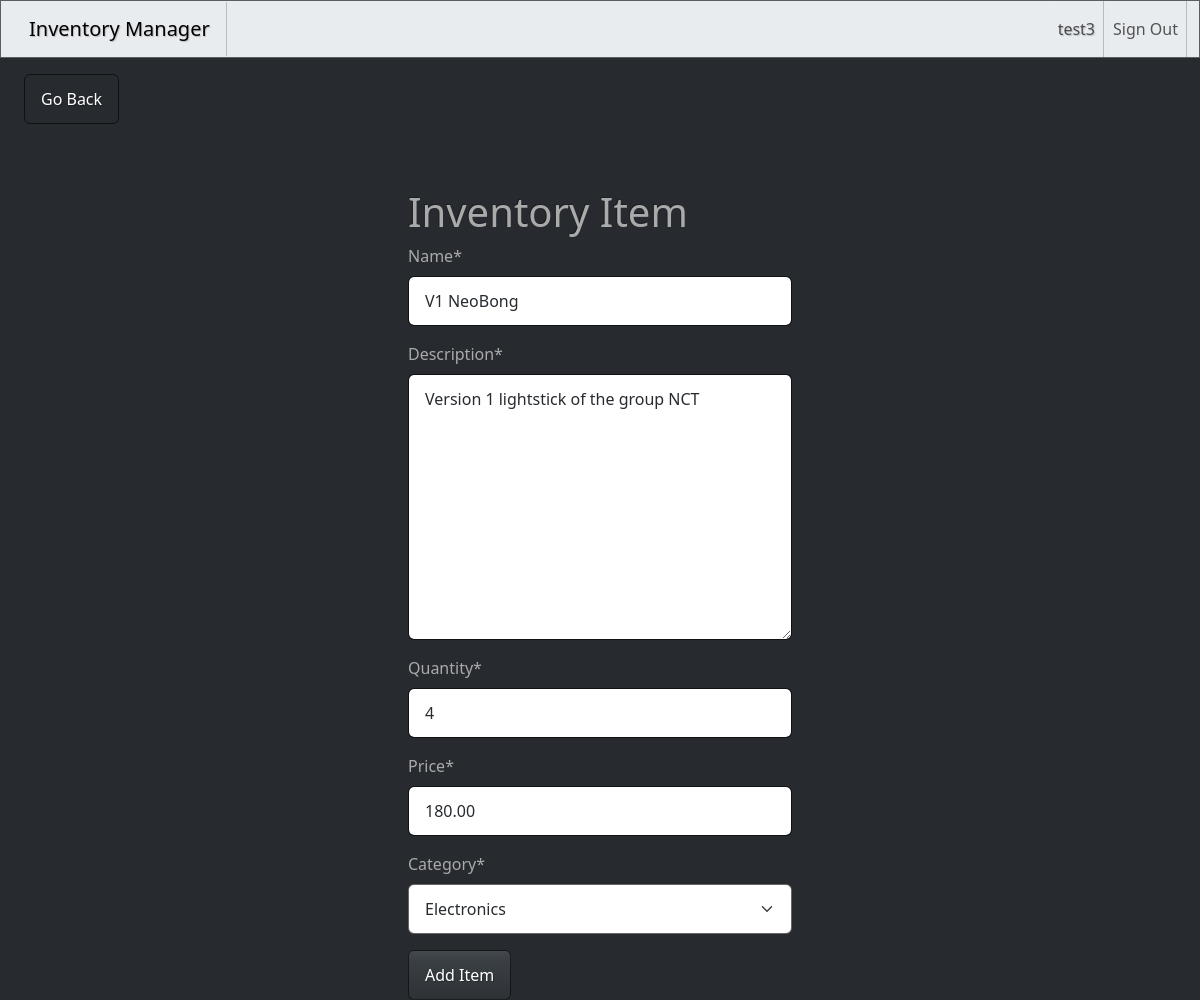
The app's page /edit-item/1/ (signed in) with its own data.
### inventory/models.py (models this page shows, shortened)
class InventoryItem(models.Model):
    name = models.CharField(max_length=200)
    description = models.TextField()
    quantity = models.IntegerField()
    price = models.DecimalField(max_digits=10, decimal_places=2, default=0.00)
    category = models.ForeignKey(
        'Category',  # References the Category model
        on_delete=models.SET_NULL,  # Sets category to NULL if the category is deleted
        blank=True,  # Allows this field to be blank
        null=True    # Allows this field to store NULL in the database
    )
    date_created = models.DateTimeField(auto_now_add=True)
    user = models.ForeignKey(
        User,  # References the built-in User model
        on_delete=models.CASCADE  # Deletes the inventory item if the user is deleted
    )

class Category(models.Model):
    name = models.CharField(max_length=200)
    class Meta:
        verbose_name_plural = 'categories'  # Displays "categories" in plural form in the admin panel
    def __str__(self):
        return self.name

### inventory/views.py (the view)
# urls.py: path('edit-item/<int:pk>/', EditItem.as_view(), name='edit-item'),
class EditItem(LoginRequiredMixin, UpdateView):
    model = InventoryItem  # Specify the model to be updated
    form_class = InventoryItemForm  # Use the inventory item form
    template_name = 'inventory/item_form.html'  # Template for editing an item
    success_url = reverse_lazy('dashboard')  # Redirect to dashboard after editing an item

### inventory/forms.py
class InventoryItemForm(forms.ModelForm):
    category = forms.ModelChoiceField(queryset=Category.objects.all(), initial=0)
    class Meta:
        model = InventoryItem
        fields = ['name', 'description', 'quantity', 'price', 'category']

### inventory/templates/inventory/item_form.html (shortened to what this page needs)
{% extends 'inventory/base.html' %}
{% load crispy_forms_tags %}
{% block content %}
	<a href="{% url 'dashboard' %}" class="btn btn-outline-primary my-3 mx-4">Go Back</a>
	<div class="row">
		<div class="col-11 col-md-4 mx-auto mt-5">
			<h1>Inventory Item</h1>
			<form method="POST">
				{{ form|crispy }}
				<div class="mt-3">
					<button class="btn btn-primary">Add Item</button>
				</div>
			</form>
		</div>
	</div>
{% endblock content %}

### inventory/templates/inventory/navigation.html (shortened to what this page needs)
<nav class="navbar navbar-expand-lg bg-light">
	<div class="container-fluid">
		<a class="navbar-brand" href="{% url 'index' %}"> Inventory Manager </a>
		<div class="collapse navbar-collapse justify-content-end" id="navbarNav">
			<ul class="navbar-nav">
				{% if user.is_authenticated %}
					<li class="nav-item">
						<a class="nav-link" href="#">{{ user.username }}</a>
					</li>
					<li class="nav-item">
						<form method="post" action="{% url 'logout' %}">
							<button class="nav-link" type="submit">Sign Out</button>
						</form>
					</li>
				{% endif %}
			</ul>
		</div>
	</div>
</nav>

### records on screen
InventoryItem: name "V1 NeoBong", description "Version 1 lightstick of the group NCT", quantity "4", price "180.00", category "Electronics"

### other values on screen
{{ user.username }} "test3"
